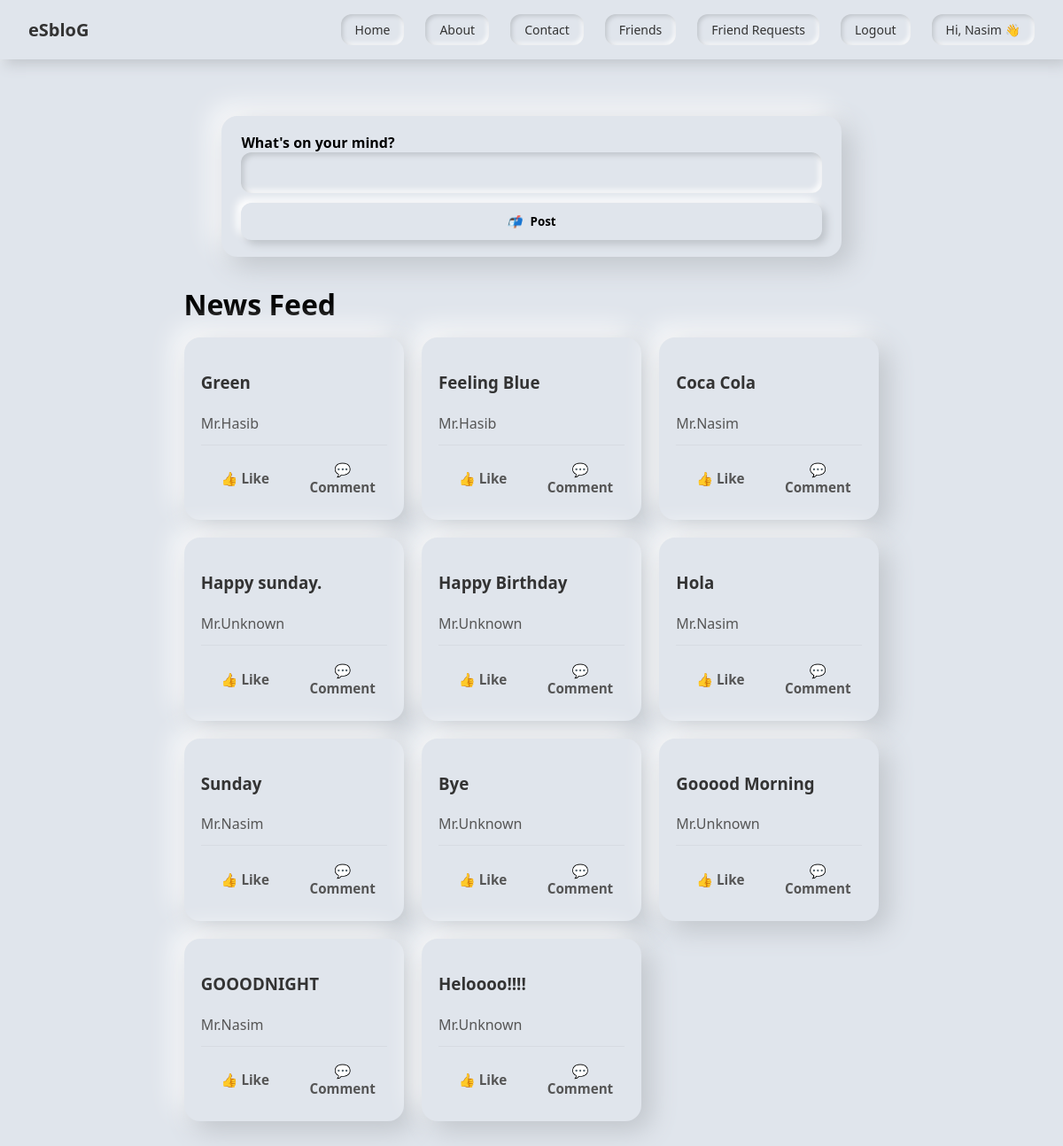
The page /dashboard/dash/ (signed in) on the database its author committed.
### dashboard/models.py (models this page shows, shortened)
class Login_info_new_p(models.Model):
    fname = models.CharField(max_length=100,default="Mr.")
    lname = models.CharField(max_length=100,default="Unknown")
    email = models.EmailField(max_length=50)
    password = models.CharField(max_length=50)
    def __str__(self):
        return self.email

class User_posts(models.Model):
    id = models.AutoField(primary_key=True)
    u_name = models.ForeignKey(Login_info_new_p,on_delete=models.CASCADE)
    post = models.CharField(max_length=100)
    create_at = models.DateTimeField(auto_now_add=True)

### dashboard/views.py (the view)
# urls.py: path('dash/',views.demo,name="home"),
def demo(request):
    posts = User_posts.objects.all().order_by('-create_at')
    users = []
    U_posts = []
    for post in posts:
        log_user = Login_info_new_p.objects.get(email=post.u_name)
        u_name = log_user.fname + log_user.lname
        status = post.post
        U_posts.append(status)
        users.append(u_name)
    return render(request,"dashboard/landing_page.html",{"posts": zip(users,U_posts)})

### dashboard/templates/dashboard/landing_page.html (shortened to what this page needs)
{% include "dashboard/header.html" %}
<div class="page">
  <form id="loginForm" method="POST" action="{% url 'add_post' %}" class="card composer">
    <div class="input-group">
      <label>What's on your mind?</label>
      <input type="text" name="post" required />
    </div>
    <button type="submit" class="action-btn">
      <i>📬</i> Post
    </button>
  </form>
  <h1 style="margin: 1rem 0;">News Feed</h1>
  <div class="feed-grid">
    {% for name, post in posts %}
      <div class="post-card">
        <h3 class="username">{{post}}</h3>
        <p class="content">{{ name }}</p>
        <div class="actions">
          <button class="like-btn">👍 Like</button>
          <button class="comment-btn">💬 Comment</button>
        </div>
      </div>
    {% endfor %}
  </div>
</div>
{% include "dashboard/footer.html" %}

### dashboard/templates/dashboard/header.html (shortened to what this page needs)
{% load static %}
<!DOCTYPE html>
<html lang="en">
<head>
</head>
<body>
  <nav class="navbar" role="navigation" aria-label="main">
    <a class="logo" href="{% url 'home' %}">eSbloG</a>
    <ul>
      <li><a href="{% url 'home' %}">Home</a></li>
      <li><a href="{% url 'home' %}">About</a></li>
      <li><a href="{% url 'home' %}">Contact</a></li>
      {% if request.session.user_id %}
        <li><a href="{% url 'friends' %}">Friends</a></li>
        <li><a href="{% url 'friends_req' %}">Friend Requests</a></li>
        <li><a href="{% url 'logout' %}">Logout</a></li>
        <li><a href="">Hi, {{ request.session.name }} 👋</a></li>
      {% else %}
        <li><a href="{% url 'login' %}">Login</a></li>
      {% endif %}
    </ul>
  </nav>
  <div class="page-wrap">

### dashboard/templates/dashboard/header.html (style rules this page uses)
* { box-sizing: border-box; font-family: 'Segoe UI', sans-serif; }
body { background: #e0e5ec; display: flex; flex-direction: column; align-items: center; min-height: 100vh; margin: 0; }
.navbar { width: 100%; background: #e0e5ec; padding: 1rem 2rem; display: flex; justify-content: space-between; align-items: center; box-shadow: 5px 5px 15px #bec3c9, -5px -5px 15px #ffffff; position: sticky; top: 0; left: 0; z-index: 1000; }
.navbar .logo { font-size: 20px; font-weight: bold; color: #333; text-decoration: none; }
.navbar ul { list-style: none; display: flex; gap: 1.5rem; margin: 0; padding: 0; }
.navbar ul li { display: inline; }
.navbar ul li a { text-decoration: none; color: #333; padding: 0.5rem 1rem; border-radius: 12px; background: #e0e5ec; box-shadow: inset 2px 2px 5px #bec3c9, inset -2px -2px 5px #ffffff; font-size: 14px; transition: all 0.2s ease-in-out; display: inline-block; }
.page-wrap { width: 100%; display: flex; justify-content: center; padding: 2rem 1rem; }

### dashboard/templates/dashboard/landing_page.html (style rules this page uses)
.page { max-width: 1200px; margin: 2rem auto; padding: 0 16px; }
.card { background: #e0e5ec; padding: 1.2rem 1.4rem; border-radius: 18px; box-shadow: 10px 10px 30px #bec3c9, -10px -10px 30px #ffffff; }
.composer { margin-bottom: 2rem; max-width: 700px; margin-left: auto; margin-right: auto; }
.composer .input-group label { font-weight: 600; }
.composer .input-group input { width: 100%; padding: 0.8rem 1rem; border-radius: 12px; border: none; background: #e0e5ec; box-shadow: inset 3px 3px 6px #bec3c9, inset -3px -3px 6px #ffffff; font-size: 15px; }
.action-btn { width: 100%; padding: 0.75rem 1rem; border: none; margin-top: 0.7rem; border-radius: 12px; background: #e0e5ec; box-shadow: 5px 5px 10px #bec3c9, -5px -5px 10px #ffffff; font-weight: 700; cursor: pointer; }
.action-btn i { margin-right: 6px; }
.feed-grid { display: grid; gap: 20px; grid-template-columns: repeat(1, minmax(0, 1fr)); }
@media (min-width: 700px) { .feed-grid { grid-template-columns: repeat(2, 1fr); } }
@media (min-width: 1024px) { .feed-grid { grid-template-columns: repeat(3, 1fr); } }
.post-card { background: #e0e5ec; padding: 1.2rem; border-radius: 18px; box-shadow: 10px 10px 30px #bec3c9, -10px -10px 30px #ffffff; display: flex; flex-direction: column; justify-content: space-between; }
.username { font-weight: 700; margin-bottom: .35rem; color: #333; }
.content { color: #555; line-height: 1.5; margin-bottom: .75rem; }
.actions { display: flex; justify-content: space-between; border-top: 1px solid #d7dbe2; padding-top: .6rem; gap: 10px; }
.actions button { flex: 1; background: none; border: none; cursor: pointer; font-size: .95rem; font-weight: 600; color: #555; padding: .5rem .75rem; border-radius: 10px; transition: background .2s ease; }

### rows shown on the page
Login_info_new_p: session.name "Nasim"
User_posts: posts "Green"
User_posts: posts "Feeling Blue"
User_posts: posts "Coca Cola"
User_posts: posts "Happy sunday."
User_posts: posts "Happy Birthday"
User_posts: posts "Hola"
User_posts: posts "Sunday"
User_posts: posts "Bye"
User_posts: posts "Gooood Morning"
User_posts: posts "GOOODNIGHT"
User_posts: posts "Heloooo!!!!"

### other values the page prints
{{ name }} "Mr.Hasib" "Mr.Hasib" "Mr.Nasim" "Mr.Unknown" "Mr.Unknown" "Mr.Nasim" "Mr.Nasim" "Mr.Unknown" "Mr.Unknown" "Mr.Nasim" "Mr.Unknown"
